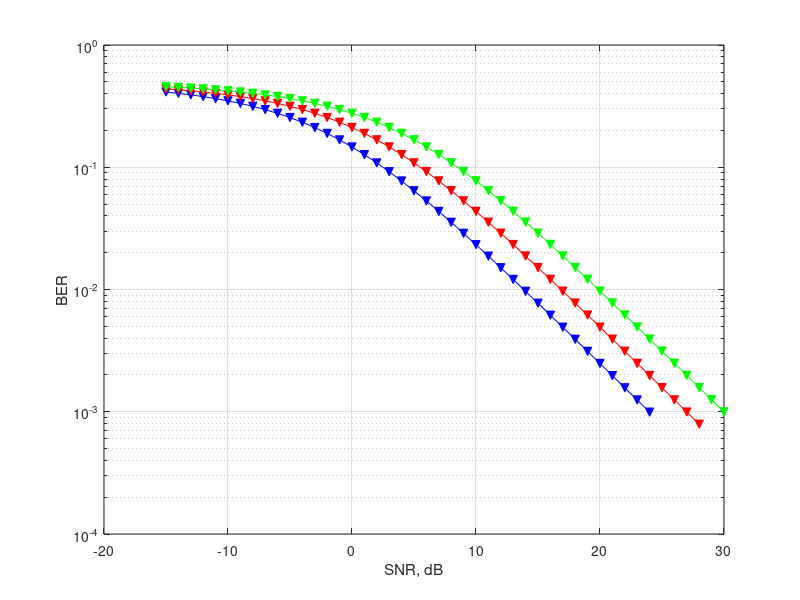

Write MATLAB code to recreate this figure. (Note: this script raises an error after producing the figure.)






% BPSK
snrArr = -15:1:24;
p0 = 10.^(snrArr./10); 
BER = 0.5*(1 - sqrt((p0./(p0 + 1))));

col = "blue";
figure;
semilogy(snrArr, BER, 'Marker', 'v', 'Color', col, 'MarkerEdgeColor', col, 'MarkerFaceColor', col);
hold on;
grid on;
xlabel("SNR, dB");
ylabel("BER");

% QPSK
snrArr = -15:1:28;
p0 = 10.^(snrArr./10);
BER = 0.5*(1 - sqrt(((0.5 * p0)./(0.5 * p0 + 1))));

col = "red";
semilogy(snrArr, BER, 'Marker', 'v', 'Color', col, 'MarkerEdgeColor', col, 'MarkerFaceColor', col);


%8PSK
snrArr = -15:1:30;
p0 = 10.^(snrArr./10);
BER = 0.5*(1 - sqrt(((1/4 * p0)./(1/4 * p0 + 1))));

col = "green";
semilogy(snrArr, BER, 'Marker', 'v', 'Color', col, 'MarkerEdgeColor', col, 'MarkerFaceColor', col);

%16QAM
snrArr = -15:1:34;
p0 = 10.^(snrArr./10);
BER = 3/4 .* func(1/5 .* p0) + 1/2 .* func(9/5 .* p0) - 1/4 .* func(5 .* p0);

col = "black";
semilogy(snrArr, BER, 'Marker', 'v', 'Color', col, 'MarkerEdgeColor', col, 'MarkerFaceColor', col);


%64QAM
snrArr = -15:1:40;
p0 = 10.^(snrArr./10);
BER = 7/12 .* func(1/21 .* p0) + 1/2 .* func(3/7 .* p0) - 1/12 .* func(21/21 .* p0) + 1/12 .* func(81/21 .* p0) - 1/12 .* func(13/12 .* p0);
  
col = "green";
semilogy(snrArr, BER, 'Marker', 'v', 'Color', col, 'MarkerEdgeColor', col, 'MarkerFaceColor', col);
legend('BPSK', 'QPSK', '8PSK', '16QAM', '64QAM');
